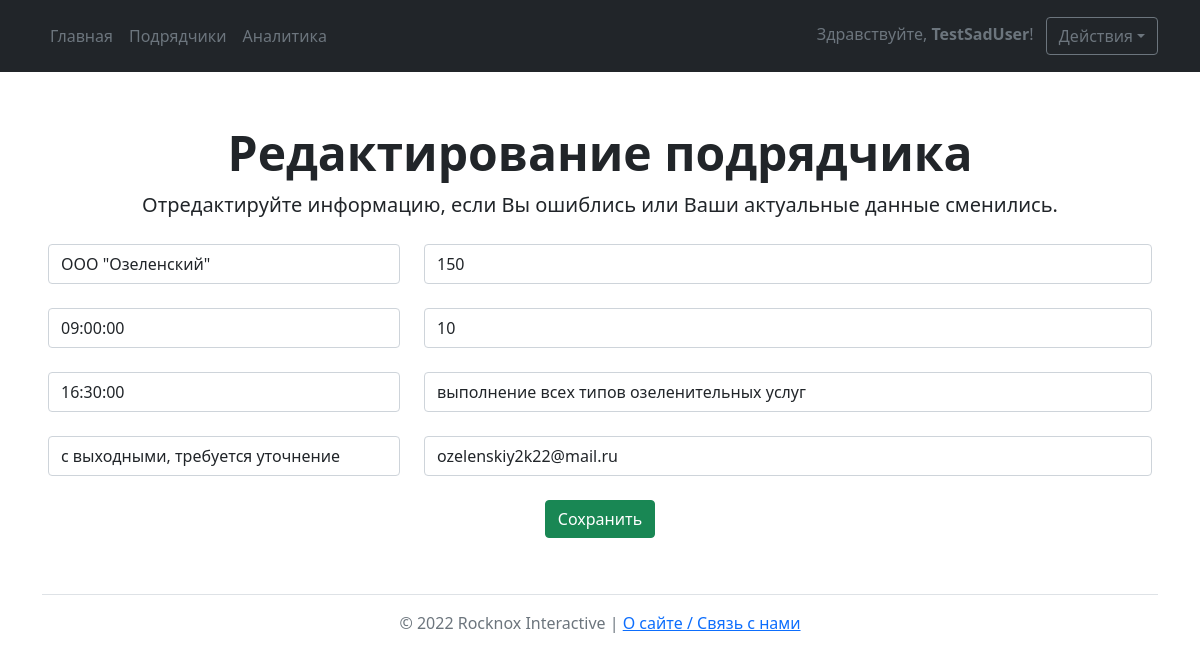
Page /editexecutor/8 (signed in) on the committed database.
### main/models.py (models this page shows)
class Executor(models.Model):
    weekends = (
        ('без выходных', 'без выходных'),
        ('с выходными, требуется уточнение', 'с выходными, требуется уточнение')
    )
    class Meta:
        verbose_name = 'Исполнитель'
        verbose_name_plural = 'Исполнители'
    title = models.CharField(max_length=50, verbose_name='Название')
    price = models.IntegerField(verbose_name='Стоимость услуг',
                                validators=[MinValueValidator(0), MaxValueValidator(999999)])
    minarea = models.IntegerField(verbose_name='Минимальная площадь для заказа',
                                  validators=[MinValueValidator(0), MaxValueValidator(999999)])
    contact = models.CharField(max_length=300, verbose_name='Контактная информация')
    worktime_start = models.TimeField(verbose_name='[Время работы] Начало')
    worktime_end = models.TimeField(verbose_name='[Время работы] Окончание')
    additionalinfo = models.CharField(max_length=500, verbose_name='Дополнительная информация', blank=True, null=True)
    weekends = models.CharField(max_length=50, choices=weekends)
    average_rank = models.IntegerField(default=0, null=True, blank=True)
    author = models.ForeignKey(User, on_delete=models.CASCADE)

### main/views.py (the view, shortened to what this page needs)
# urls.py: path('editexecutor/<int:id>', views.EditExecutor),
@login_required
def EditExecutor(request, id):
    executor = Executor.objects.get(id=id)
    form = AddExecutorForm(instance=executor)
    data = {
        'form': form,
    }
    return render(request, 'edit_executor.html', data)

### main/templates/edit_executor.html (shortened to what this page needs)
{% extends 'base.html' %} {% block title %}Редактирование подрядчика{% endblock %} {% block mainbuttons %}
<li><a href='{% url 'main' %}' class="nav-link px-2 text-secondary">Главная</a></li>
<li><a href='{% url 'executors' %}' class="nav-link px-2 text-secondary">Подрядчики</a></li>
<li><a href='{% url 'analytics' %}' class="nav-link px-2 text-secondary">Аналитика</a></li> {% endblock %}
{% block main %}
<div class="px-4 pt-5 my-1 text-center">
    <h1 class="display-5 fw-bold">Редактирование подрядчика</h1>
    <div class="col-lg-12 mx-auto">
        <p class="lead mb-3">Отредактируйте информацию, если Вы ошиблись или Ваши актуальные данные сменились.</p>
    </div>
    <div class="px-4 pt-2 my-1">
        <form method="POST"> {% csrf_token %}
            <div class="row">
                <div class="col-4"> {{ form.title }}
                    <br> {{ form.worktime_start }}
                    <br> {{ form.worktime_end }}
                    <br> {{ form.weekends }}
                    <br>
                </div>
                <div class="col-8"> {{ form.price }}
                    <br>{{ form.minarea }}
                    <br> {{ form.additionalinfo }}
                    <br> {{ form.contact }}
                    <br>
                </div>
            </div>
            <button class="btn btn-success" type="submit">Сохранить</button>
        </form>
    </div>
    {% endblock %}

### main/templates/BASE.html (shortened to what this page needs)
<!doctype html>
<html lang="ru">
<head>
    <link rel="stylesheet" href="https://cdn.jsdelivr.net/npm/bootstrap@5.1.3/dist/css/bootstrap.min.css">
</head>
<body>
    <main>
        <header class="p-3 bg-dark text-white sticky-top">
            <div class="container">
                <div class="d-flex flex-wrap align-items-center justify-content-center justify-content-lg-start">
                    <ul class="nav col-12 col-lg-auto me-lg-auto mb-2 justify-content-center mb-md-0">
                        {% block mainbuttons %}{% endblock %} </ul>
                    <div class="text-end"><span class="px-2 text-secondary">Здравствуйте, <strong>{{ user.username }}</strong>!</span>
                        <button class="btn btn-outline-secondary dropdown-toggle" type="button" id="dropdownMenuButton1" data-bs-toggle="dropdown" aria-expanded="false"> Действия</button>
                    </div>
                </div>
            </div>
        </header> {% block main %} {% endblock %}
    </main>
</body>
<div class="container">
    <footer class="py-3 my-4">
        <ul class="nav justify-content-center border-bottom pb-3 mb-3"></ul>
        <p class="text-center text-muted">© 2022 Rocknox Interactive | <a href='{% url 'about' %}'>О сайте / Связь с нами</a>
    </footer>
</div>
</html>

### rows in the picture
Executor: title "ООО \"Озеленский\"", worktime_start "09:00:00", worktime_end "16:30:00", weekends "с выходными, требуется уточнение", price "150", minarea "10", additionalinfo "выполнение всех типов озеленительных услуг", contact "ozelenskiy2k22@mail.ru"

### other values in the picture
{{ user.username }} "TestSadUser"
